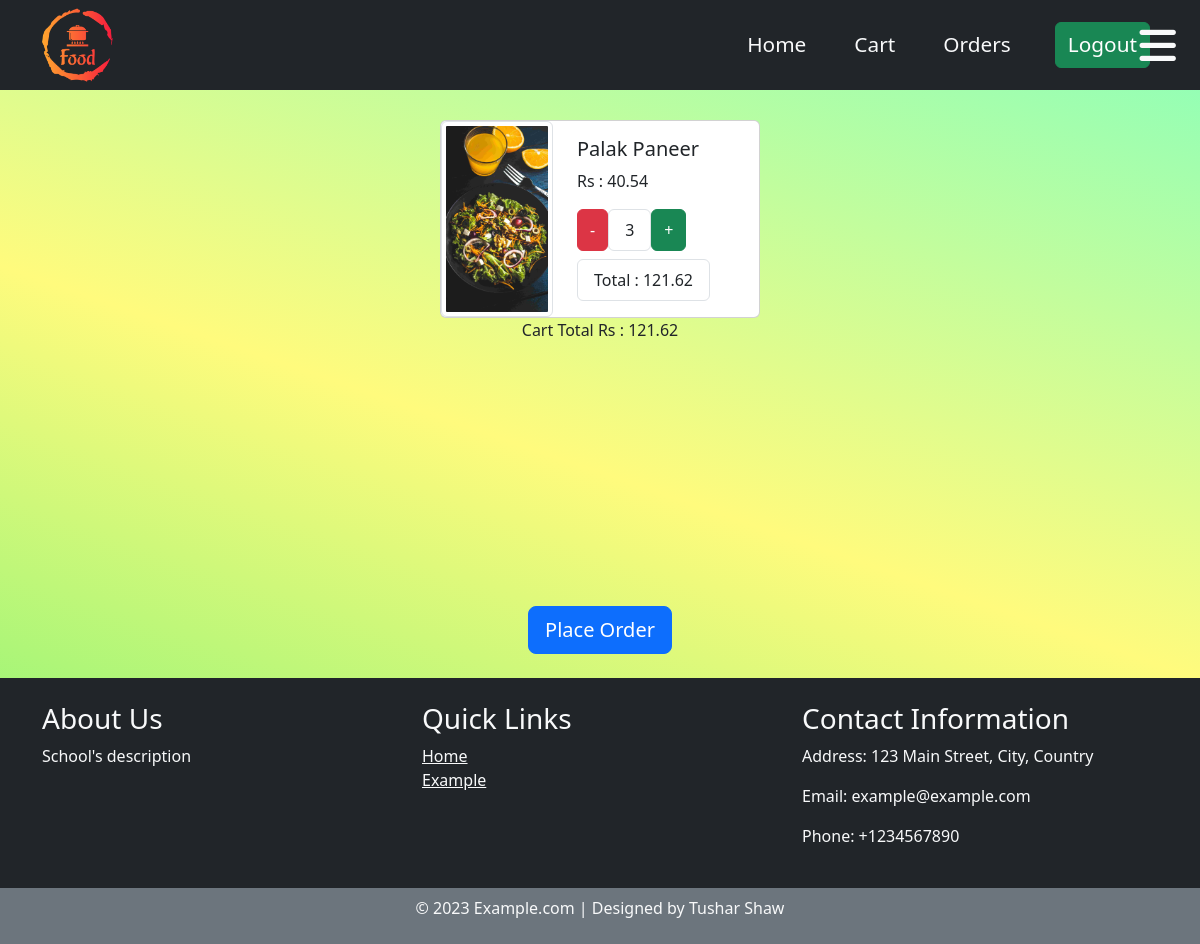
The app's page /cart/ (signed in) with its own data.
### Menu/models.py (models this page shows, shortened)
class CartItem(models.Model):
    cart = models.ForeignKey(Cart, on_delete=models.CASCADE,related_name='cart_items')
    food = models.ForeignKey(Food, on_delete=models.CASCADE)
    quantity = models.IntegerField(default=0)
    def cart_item_total(self):
        return self.food.cost * self.quantity

class Food(models.Model):
    restaurant=models.ForeignKey(Restaurant,related_name='restaurant_name',on_delete=models.CASCADE)
    name=models.CharField(max_length=50)
    catagory=models.ForeignKey(Category,related_name='category',on_delete=models.CASCADE)
    cost=models.FloatField()
    image=models.ImageField(upload_to='food_images')

class Cart(models.Model):
    user = models.OneToOneField(User, on_delete=models.CASCADE)
    items = models.ManyToManyField(Food, through='CartItem')
    total = models.FloatField(default=0)
    def cart_total(self):
        total = round(sum(item.cart_item_total() for item in self.cart_items.all()),2)
        if self.total != total:  # Check if the total has changed
            self.total = total
            self.save()  # Save the Cart instance only if the total has changed
        return total

### Menu/views.py (the view)
# urls.py: path('cart/',cart,name='cart'),
@login_required(login_url="/login/")
def cart(request):
    user = request.user
    try:
        cart_items = CartItem.objects.filter(cart__user=user,quantity__gt=0)
        cart = Cart.objects.get(user=request.user)
        cart.cart_total()
    except Cart.DoesNotExist:
        new_cart = Cart.objects.create(user=request.user)
        orderInfo = OrderInfo.objects.create(customer=request.user)
        orderInfo2 = OrderInfo.objects.create(customer=request.user)
        new_cart.save()
        orderInfo2.save()
        orderInfo.save()
        cart_items = CartItem.objects.filter(cart__user=user,quantity__gt=0)
    cart = Cart.objects.get(user=request.user)
    cart.cart_total()
    for item in cart_items:
        item.total=item.food.cost * item.quantity
    context={'item': cart_items,'cart':cart}
    return render(request, 'cart.html',context )

### Menu/templates/cart.html (shortened to what this page needs)
{% extends "base.html" %} {% block start %}
<div class="container d-flex mt-5 flex-wrap">
  {% for f in item %}
  <div class="card cards mt-2 mx-2">
      <img
        src="{{ f.food.image.url }}"
        alt="Food image"
        class="img-thumbnail"/>
    <div class="card-body mx-2">
      <h5 class="card-title">{{ f.food.name }}</h5>
      <p class="card-text">Rs : {{ f.food.cost }}</p>
      <div class="d-flex">
        <button class="btn btn-danger decrement-btn" data-food-id="{{ f.food.id }}">-</button>
        <ul class="list-group list-group-horizontal">
          <li class="list-group-item item{{ f.food.id }}">{{ f.quantity }}</li>
        </ul>
        <button class="btn btn-success increment-btn" data-food-id="{{ f.food.id }}">+</button>
      </div>
      <ul class="list-group list-group-horizontal">
        <li class="list-group-item mt-2 total{{ f.food.id }}">Total : {{ f.total }}</li>
      </ul>
    </div>
  </div>
  {% endfor %}
</div>
{% if item %}
<form
  id="order-form"
  action="{% url "add_details" %}"
  method="post"
  style="text-align: center"
>
  <p class="cart_total">Cart Total Rs : {{cart.total}}</p>
  <div class="filler-container" style="flex: 1; height: 200px"></div>
  <button type="submit" class="btn btn-primary btn-lg mt-5">Place Order</button>
</form>
{% else %}
<div class="d-flex justify-content-center align-items-center" style="height: 100vh">
  <div class="text-center">
    <h1>Cart is Empty</h1>
  </div>
</div>
{% endif %}
{% endblock %}

### static/css/style.css (style rules this page uses)
body { background-color: #85ffbd; background-image: linear-gradient( 199deg, #85ffbd 0%, #fffb7d 50%, #6ff274 100% ); min-height: 100vh; margin-top: 7rem; }
.cards { flex-direction: row; min-width: 20rem; }
.img-thumbnail { aspect-ratio: 9 / 12; max-width: 7rem; object-fit: cover; }
.container { justify-content: space-evenly; }

### records on screen
CartItem: food.name "Palak Paneer", food.cost "40.54", quantity "3", total "121.62"
Cart: total "121.62"
